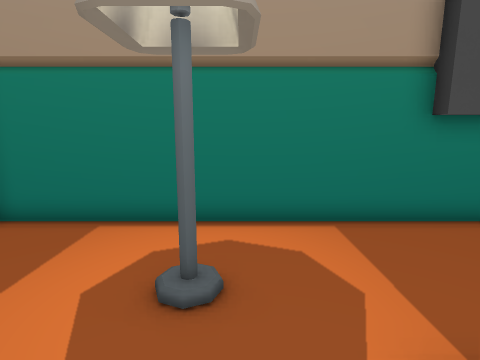
View 1 (above)

17 first-person views from a walk through a Godot game level. The camera is 1.2 m above the floor, tilts 10° down and sees 80° across. The floor is counted in squares, 0.5 m on a side. Each view is taken from the middle of a square. On the plan, view 1 faces up. The plan holds only what a view shows up to about 18 squares ahead; the rest is blank. The place goes on beyond the plan. Characters and animated objects are left out.

View 2
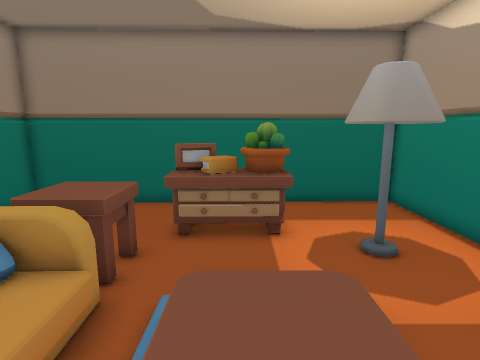

View 3
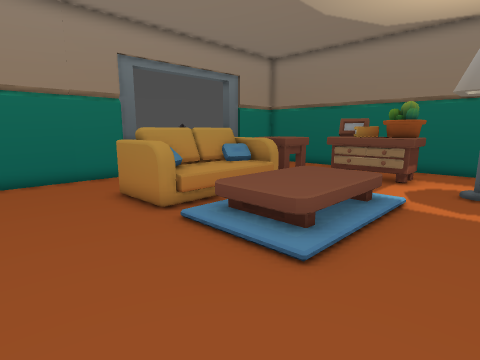

View 4
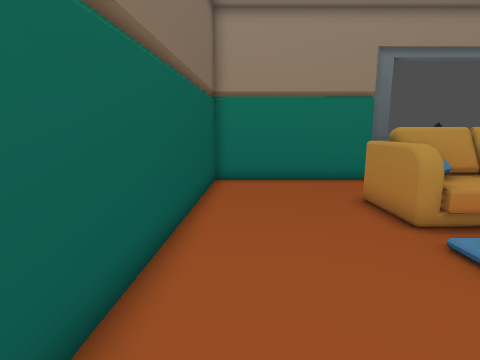

View 5
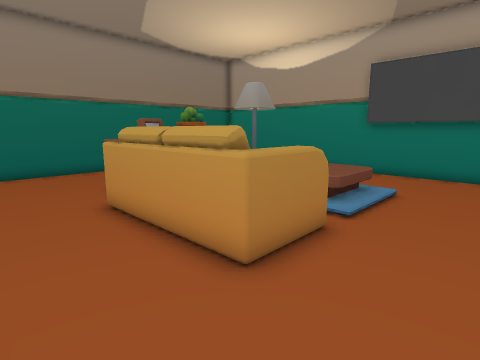

View 6
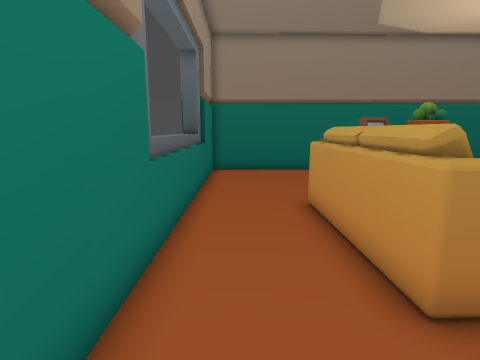

View 7
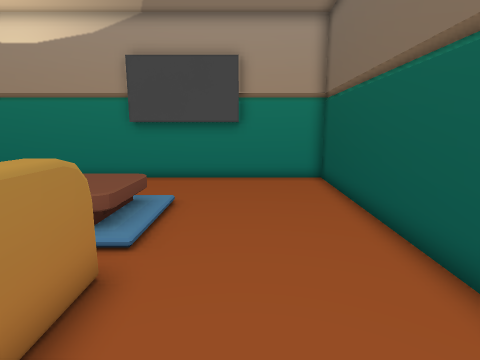

View 8
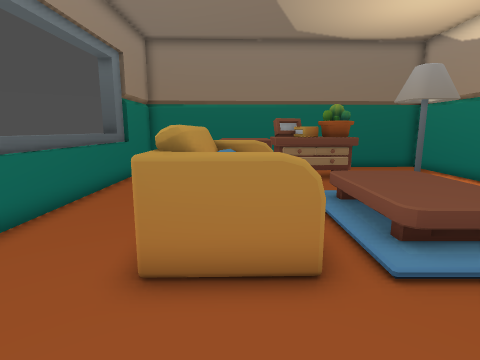

View 9
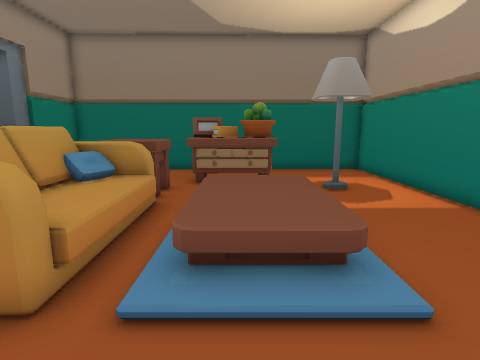

View 10
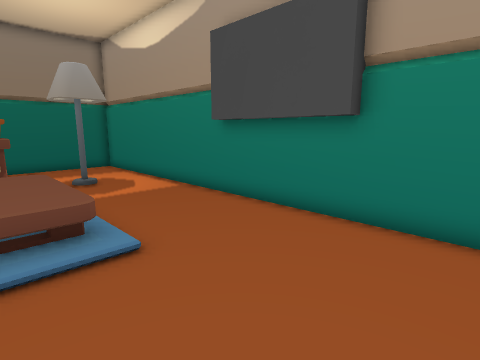

View 11
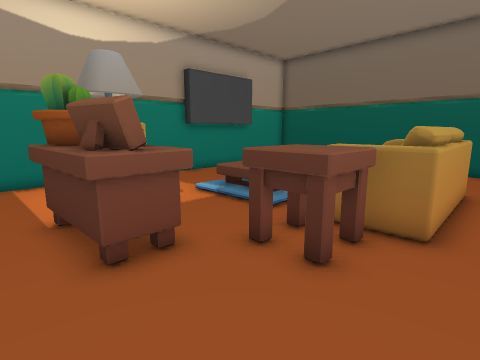

View 12
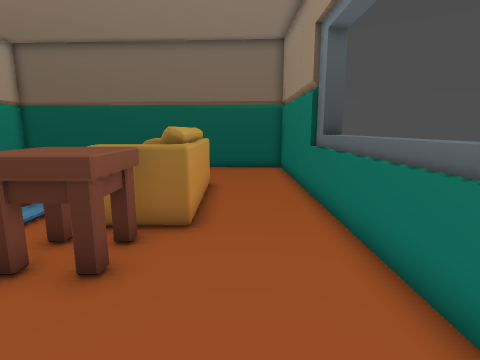

View 13
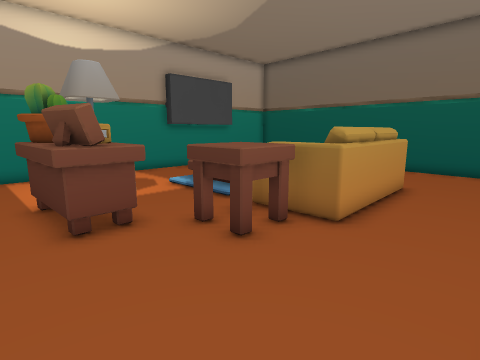

View 14
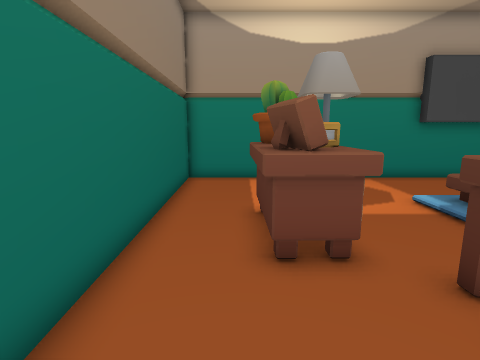

View 15
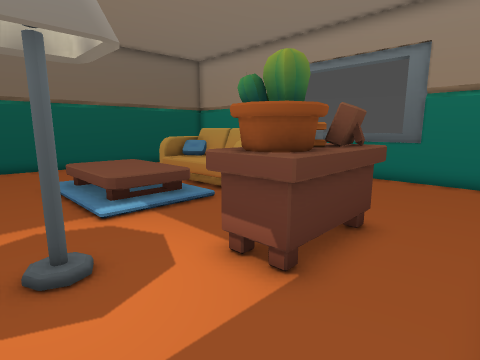

View 16
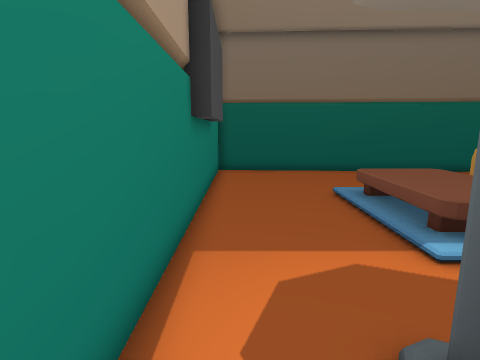

View 17
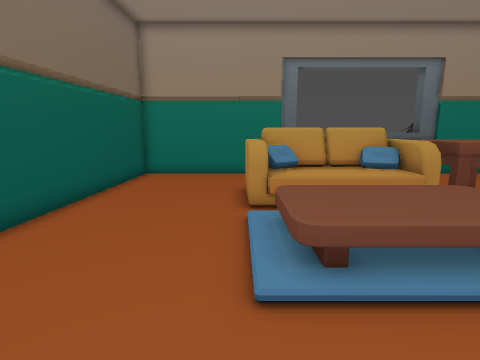

### Floor plan
Key: @ floor where view 1 was taken; # wall or solid block; . main floor; : floor 0.5 m higher than the main floor; / step, stairs or slope; = window, fence, low wall or low ledge; ^ raised ledge; L lamp; C cabinet; T table; S sofa; O other object.
Columns run from 7 left of view 1 to 14 right of it. Each row starts with its distance up from view 1.
  7 ######################
  6 #....................#
  5 #....................#
  4 #.....L..............#
  3 ##...................#
  2 ##..CC..../////......#
  1  #.CCC....::::/......#
  0  #.CCC.@..::::/......#
 -1  #.CCC..../////......#
 -2  #.CCC...............#
 -3  #....TTTSOOOOOS.....#
 -4  #....TTTS     S....##
 -5  #.....TTSSSSSSS....##
 -6  #.......SSSSSS.....#
 -7  #..................#
 -8  #..................#
 -9  #..................#
-10  ####^^^^^^^=########
-11     #=      =#

Where each view was taken, in squares from view 1:
view 1: 0 up, 0 right, facing up
view 2: 0 up, 7 right, facing left
view 3: 5 up, 12 right, facing down-left
view 4: 4 up, 12 right, facing down
view 5: 9 down, 11 right, facing up-left
view 6: 8 down, 11 right, facing left
view 7: 7 down, 10 right, facing up
view 8: 4 down, 12 right, facing left
view 9: 0 up, 11 right, facing left
view 10: 0 up, 13 right, facing up-left
view 11: 7 down, 5 left, facing up-right
view 12: 7 down, 5 left, facing right
view 13: 9 down, 5 left, facing up-right
view 14: 7 down, 4 left, facing up
view 15: 5 up, 6 left, facing down-right
view 16: 6 up, 3 left, facing right
view 17: 6 up, 8 right, facing down
